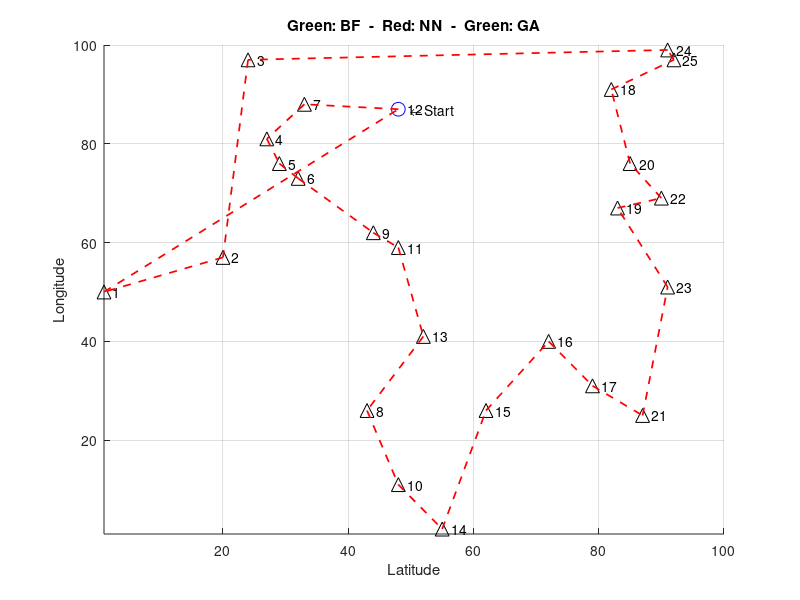

Here is the MATLAB script that generated this plot: (Note: this script raises an error after producing the figure.)
% TSP
% Kai Brooks
% github.com/kaibrooks
% Jun 2019
%
% Solves the travelling salesman problem
%
% Green: BF method
% Red:   NN method
% Blue:  GA method

% Options are below, enable/disable various algorithms, such as disabling
% BF method when n > 12
%
% Algorithm basics:
%   Bruteforce (green)
%   Computes every possible combination of routes, finds the lowest
%
%   Nearest-neighbor (red)
%   Finds closest point to current point, loops back to start at end
%
%   Genetic Algorithm (blue)
%   Attemps many possible routes, takes the best of those and tries
%   again with a new set of similar routes
%   Note:

% Init
clc
close all
clear all
format
rng('default')


%% --- Options ------------------------------------------------------------
%  --- Main Options -------------------------------------------------------
maxCities = 25;          % (default 9) number of cities to visit, this is the 'n'
gifOutput = 0;          % enables gif output and generation, slows rendering
filename = 'tsp.gif';   % output filename for the gif
verbose = 0;            % (default 0) outputs a pile of text while running

% Algorithm enables (with all disabled, just generates the map)
bf = 0;                   % bruteforce algorithm
nn = 1;                   % nearest-neighbor algorithm
gena = 1;                 % genetic algorithm

% genetic algorithm selection processes
gaRandomCrossover = 0;    % random crossover variant
gaOrderedCrossover = 1;   % ordered crossover variant

% --- Advanced options and generator settings -----------------------------

outputResults = 1;       % (default 1) shows analysis at completion

gaSelectionFactor = 2;      % (default 2) fractional number of members to select each epoch (eg: 3 = 1/3 of members)
gaInitPopSize = 100;         % (default 180, min 16) population for genetic algorithm
gaMutationRate = 0.01;      % (default 0.01) mutate this portion of the population (0.01 = 1%)
gaMaxGenerations = 500;    % (default 500 number of times ga generates new pop
gaElitism = 0.2;            % (default 0.2, max 0.4) elitism, in %. 0 to disable

bfTickSize = 10000;     % (default 10000) tick size for timing BF algorithm. Higher numbers = more accuracy, slower to display estimate

minLoc = 1;             % (default 1) minimum coordinate to generate for city locations
maxLoc = 100;           % (default 100) maximum coordinate to generate for city locations
plotMarkerSize = 10;    % (default 10) size of markers on map
showLabels = 1;         % (default 1) display city numbers on plot


attempts = 100;         % number of attempts to bruteforce the solution before giving up
maxCpuTime = 100;       % max loops various functions will use before giving up and moving on

% --- Zero other variables (do not modify) --------------------------------

totalDist = 0;          % total distance travelled
gifWritten = 0;         % one-time check for gif creation

o_nn = 0;               % big o for nearest neighbor method
o_bf = 0;               % big o for bruteforce method
o_ga = 0;
nn_distance = 0;        % total minimum distance
bf_distance = 0;
ga_distance = 0;
bf_time = 0;            % time to run algorithm
nn_time = 0;
ga_time = 0;

nnSecs = 0;
bruteforce_minimum_vec = 0;

%% --- Program start ------------------------------------------------------

% Generate points
cities = randi([minLoc, maxLoc],2,maxCities); % generate matrix
cities = rot90(cities);  % rotate to form cities(x1,y1) for each point
cities = unique(cities,'rows'); % remove duplicate entries

if (length(cities) ~= maxCities)
    fprintf('*** Generated duplicate city coordinates, pruning %i entries.\n*** New maxCities = %i \n', maxCities - length(cities), length(cities))
end

maxCities = length(cities);  % shorten everything else if we don't have enough cities


startingCity = randi(maxCities);    % randomize starting city
currentCity = startingCity;         % and remember its where we started

visited = zeros([maxCities],1);     % boolean to mark each visited city
visited(currentCity) = 1;           % we're already in our city, so mark it

visitedOrder = zeros([maxCities],1); % vector to store the order which we visited each city
visitedOrder(currentCity) = 1;      % mark out starting city on the path

% Create figure
f = figure('Name','Stacked Routes','units','normalized','NumberTitle','off');%,'outerposition',[0 0 1 1]);
axis tight manual % this ensures that getframe() returns a consistent size
title('Green: BF  -  Red: NN  -  Green: GA')

xlabel('Latitude')
ylabel('Longitude')

hold on
grid on

xlim([minLoc maxLoc])
ylim([minLoc maxLoc])

txt = '    \leftarrow Start';

% Plot cities
for i=1:maxCities
    
    if i == startingCity
        plot(cities(i,1),cities(i,2),'bo','MarkerSize',plotMarkerSize)
        
    else
        plot(cities(i,1),cities(i,2),'k^','MarkerSize',plotMarkerSize)
    end
    if showLabels, text(cities(i,1),cities(i,2),sprintf('   %i', i)), end
    
end

txt = '    \leftarrow Start';
text(cities(startingCity,1),cities(startingCity,2),txt)

% --- Algorithms ----------------------------------------------------------

%% Bruteforce algorithm (bf)
if bf
    fprintf('Generating bf pathing matrix...\n')
    % Create gigantic bruteforce path matrix: o(n!)
    arr = [2:maxCities];
    bfVisitOrder = perms(arr);
    bfVisitOrder = rot90(bfVisitOrder); % flip it to make indexing easier
    
    arr = ones(1,length(bfVisitOrder)); % create array of 1's
    bfVisitOrder = [arr;bfVisitOrder];  % append to the beginning
    
    % Add original city back onto end to complete the loop
    for i = 1:length(bfVisitOrder)
        bfVisitOrder(maxCities+1,i) = bfVisitOrder(1,i);
    end
    
    bf_omax = numel(bfVisitOrder); % get total size of matrix
    bfEstimatedTime = 0;    % zero the estimation before starting the loop
    %minDist = maxLoc^2;  % starting minimum distance
    % while sum(visited) < maxCities
    
    for j=1:length(bfVisitOrder)
        o_bf = o_bf + 1;
        
        if j==1,tic,end % start the clock on 2
        
        for i=1:maxCities
            o_bf = o_bf + 1;
            
            a = [cities(bfVisitOrder(i,j),1),cities(bfVisitOrder(i,j),2)];
            b = [cities(bfVisitOrder(i+1,j),1),cities(bfVisitOrder(i+1,j),2)];
            
            checkDistance = [a;b]; % select two points
            distance = pdist(checkDistance,'euclidean');   % find distance between them
            %distance = floor(distance); % truncate
            totalDist = totalDist + distance;
            
            bfSegmentDistances(i,j) = distance;
            
        end
        
        if j==bfTickSize
            timing = toc;
            bfEstimatedTime = timing*(length(bfVisitOrder)/bfTickSize) % timing*((length(bfVisitOrder)-bfTickSize)/bfTickSize) for 'time remaining as of this timing'
            bfTimeTicks = length(bfVisitOrder)/bfTickSize;
        end
        
        bfDistances(j) = totalDist; % store the total path length
        totalDist = 0;              % reset for the next run
        
        % Output running information
        if ~verbose, clc, end
        fprintf('Starting BF for n=%i, O(n!)=%i \n',maxCities, bf_omax)
        
        if length(bfVisitOrder) > bfTickSize % only display if enough data to estimate
            if bfEstimatedTime > 0
                fprintf('Estimated runtime: %s\n',formatTime(bfEstimatedTime))
            else
                fprintf('Estimated runtime: (Sampling %i more times..)\n',bfTickSize-j)
            end
        end
        fprintf('Current runtime  : %s\n',formatTime(toc))
        fprintf('Computing optimal route... %.2f%% \n', (o_bf / bf_omax) * 100)
        
    end % end of loop
    
    % Find min value
    [bfMinDist,bfMinIndex] = min(bfDistances);
    %bruteforce_path_taken = bfVisitOrder(:,bfMinIndex)
    
    %min(bfDist)
    %bfDist(j)
    
    %bfDist
    %     bfMinIndex
    %     bfDistances(bfMinIndex)
    bf_distance = bfMinDist;    % save for comparison
    
    % Plot it
    for i=1:maxCities
        
        a = [cities(bfVisitOrder(i,bfMinIndex),1), cities(bfVisitOrder(i,bfMinIndex),2)];
        b = [cities(bfVisitOrder(i+1,bfMinIndex),1), cities(bfVisitOrder(i+1,bfMinIndex),2)];
        
        x = [a(1), b(1)];
        y = [a(2), b(2)];
        plot(x,y,'g','LineWidth',plotMarkerSize/6)
        
        
        %bfVisitOrder(i:4,bfShortest) gives path
        
    end
    bfSecs = toc;
    if bfSecs > 0
        hours = 0;
        mins = 0;
        secs = 0;
        
        mins = floor(bfSecs / 60);
        secs = (rem(bfSecs, 60));
        
        if mins > 60
            hours = floor(mins / 60);
            mins = mins - (hours*60);
        end
        
        bf_time = sprintf('%ih%im%.0fs',hours,mins,secs); % format time
    end
    
    %fprintf('BF method complete in %.2f seconds\n', toc)
end

% Clear variables between runs
totalDist = 0;
minDist = 0;

%% Nearest Neighbor Algorithm
if nn
    fprintf('Computing nearest neighbor route...\n')
    for j = 2:maxCities
        if j==2,tic,end % start the clock on 2
        
        o_nn = o_nn + 1;
        
        ccLoc = [cities(currentCity,1), cities(currentCity,2)]; % coords of current city
        
        minDist = maxLoc^2;   % starting distance, make maximum possible
        
        for i = 1:maxCities
            o_nn = o_nn + 1;
            
            if visited(i), continue, end % skip cities we've visited
            
            a = ccLoc;  % current city coordinates
            b = [cities(i,1),cities(i,2)];
            
            checkDistance = [a;b]; % select two points
            
            distance = pdist(checkDistance,'euclidean');    % find distance between them
            
            % Draw decision lines
            if gifOutput
                % Draw 'decision' line
                x = [cities(currentCity,1), cities(i,1)];
                y = [cities(currentCity,2), cities(i,2)];
                
                h = plot(x,y,'c:','LineWidth',plotMarkerSize/6);
                uistack(h,'bottom');
                
                drawnow
                % Capture the plot as an image
                title("" + o_nn)
                if  gifWritten == 0
                    gifWritten = 1;
                    gif(filename,'DelayTime',0.01,'LoopCount',1,'frame',gcf)
                else
                    gifWritten = 1;
                    gif
                end
            end
            
            if distance < minDist
                minDist = distance;
                nextCity = i;
                nextLoc = [cities(i,1),cities(i,2)];
            end
            
            
        end
        
        if j == maxCities+1
            a = [cities(maxCities,1),maxCities(2)];  % current city coordinates
            b = [cities(1,1),cities(1,2)];
            
            checkDistance = [a;b]; % select two points
            distance = pdist(checkDistance,'euclidean');   % find distance between them
            totalDist = totalDist + distance;
        end
        
        %  what we found for the next move
        minDist;
        nextCity;
        nnVisitOrder(j,:) = nextCity;   % this starts writing on 2, which is fine because 1 gets added at the end
        
        %fprintf('Moving to city %i with a distance of %.2f \n',nextCity,minDist)
        
        % Plot line to shortest next, vector 1 is both x's, 2 is both y's
        x = [cities(currentCity,1), cities(nextCity,1)];
        y = [cities(currentCity,2), cities(nextCity,2)];
        plot(x,y,'r--','LineWidth',plotMarkerSize/8)
        
        %txt = 'Next \rightarrow  ';
        %text(cities(nextCity,1),cities(nextCity,2),txt,'HorizontalAlignment','right')
        
        % Update for next loop
        currentCity = nextCity;
        visited(nextCity) = 1;
        visitedOrder(j) = nextCity;
        minDist; % verbose
        totalDist = totalDist + minDist;
        
        % Break if we've visited everything
        if sum(visited) == maxCities, break, end
        
    end
    
    % Complete the loop
    
    a = [cities(currentCity,1), cities(currentCity,2)];  % current city coordinates
    b = [cities(startingCity,1),cities(startingCity,2)];
    
    checkDistance = [a;b]; % select two points
    distance = pdist(checkDistance,'euclidean');
    minDist;
    totalDist = totalDist + distance; % Update total distance once more
    
    x = [cities(currentCity,1), cities(startingCity,1)];
    y = [cities(currentCity,2), cities(startingCity,2)];
    plot(x,y,'r--','LineWidth',plotMarkerSize/8)
    
    if gifOutput
        drawnow
        gif
    end
    
    nn_distance = totalDist;
    
    nn_time = formatTime(toc);
    
    % add missing entries
    nnVisitOrder(1) = startingCity;        % add starting city
    nnVisitOrder(end+1) = nnVisitOrder(1); % add loopback
    
end

% Clear variables between runs
totalDist = 0;
minDist = 0;

%% Genetic Algorithm
if gena
    gaFitnessMean = 0;
    fprintf('Creating genes...\n')
    % create genes
    linearPath = [1:maxCities];
    
    for i=1:gaInitPopSize
        gaVisitOrder(i,:) = linearPath(randperm(length(linearPath)));
    end
    
    % shift matrix so starting city is correct
    for i=1:gaInitPopSize
        k = find(gaVisitOrder(i,:) == startingCity);
        gaVisitOrder(i,:) = circshift(gaVisitOrder(i,:), (maxCities+1) - k);
    end
    
    % copy first entry and place it on back
    arr = ones(1,gaInitPopSize);
    arr = arr * startingCity;
    
    gaVisitOrder;
    gaVisitOrder = flip(rot90(gaVisitOrder)); % rearrange for visitation reasons
    gaVisitOrder = [gaVisitOrder;arr];
    
    % dont add remaining city, just go back to it and let the ga sort it out?
    fprintf('Starting algorithm...\n')
    for gaGeneration=1:gaMaxGenerations
        o_ga = o_ga + 1;
        if gaGeneration==1,tic,end % start the clock
        
        % calculate lengths of each option
        for j=1:gaInitPopSize
            o_ga = o_ga + 1;
            
            for i=1:maxCities % if -1 because we loop back around instead of indexing the path back to start
                o_ga = o_ga + 1;
                
                a = [cities(gaVisitOrder(i,j),1),cities(gaVisitOrder(i,j),2)];
                b = [cities(gaVisitOrder(i+1,j),1),cities(gaVisitOrder(i+1,j),2)];
                
                checkDistance = [a;b]; % select two points
                distance = pdist(checkDistance,'euclidean');   % find distance between them
                %distance = floor(distance); % truncate
                totalDist = totalDist + distance;
                
                gaSegmentDistances(i,j) = distance;
                
            end
            
            % timing
            %         if j==bfTickSize
            %             timing = toc;
            %             bfEstimatedTime = timing*(length(bfVisitOrder)/bfTickSize) % timing*((length(bfVisitOrder)-bfTickSize)/bfTickSize) for 'time remaining as of this timing'
            %             bfTimeTicks = length(bfVisitOrder)/bfTickSize;
            %         end
            
            gaDistances(j) = totalDist; % store the total path length
            totalDist = 0;              % reset for the next run
            
            % Output running information
            %         clc
            %         fprintf('Starting BF for n=%i, O(n!)=%i \n',maxCities, bf_omax)
            %
            %         if length(bfVisitOrder) > bfTickSize % only display if enough data to estimate
            %             if bfEstimatedTime > 0
            %                 fprintf('Estimated runtime: %s\n',formatTime(bfEstimatedTime))
            %             else
            %                 fprintf('Estimated runtime: (Sampling %i more times..)\n',bfTickSize-j)
            %             end
            %         end
            %         fprintf('Current runtime  : %s\n',formatTime(toc))
            %         fprintf('Computing optimal route... %.2f%% \n', (o_bf / bf_omax) * 100)
            
        end % end of loop
        
        % normalize values for selection process (vector sum = 1)
        if verbose, gaVisitOrder, end
        if verbose, gaDistances, end
        gaFitness = gaDistances ./ norm(gaDistances,1);
        preMean = mean(gaFitness);
        if verbose, gaFitness, end
        
        
        % ** select members
        selected = zeros(1,gaInitPopSize);
        
        % use elitism to ensure high performers breed
        if gaElitism > 0
            % this automatically selects the top members and kills off the
            % bottom members
            
            gaElites = ceil(gaElitism*gaInitPopSize); % number of members who are elites
            
            % mark worst performers
            for i = 1:gaElites
                [q tempToDelete(i)] = min(gaFitness);
                gaFitness(tempToDelete(i)) = 2;  % maxing value so it doesn't get picked again
            end
            
            % kill off 'marked' worst performers
            for i = 1:length(tempToDelete)
                [q w] = max(gaFitness);
                gaFitness(w) = 0;
            end
            
            clear q;
            clear w;
            
            % select the best performers
            for i = 1:gaElites
                [q w] = max(gaFitness);
                selected(w) = 1;
                gaFitness(w) = 0;
            end
            
            clear q;
            clear w;
            
        end
        
        
        while sum(selected) < (gaInitPopSize/gaSelectionFactor) % run until it selects 1/selectionFactor of the members
            a = rand();
            for i = 1:gaInitPopSize;
                a = a - gaFitness(i);
                %fprintf('%.4f - %.4f\n',a,gaFitness(i))
                if a < 0
                    %fprintf('Selected:  %i\n',i)
                    gaFitness(i) = 0;
                    selected(i) = 1;
                    break
                end
            end
        end
        
        
        
        % get parents chromosomes
        tempMean = 0;
        k = 0;
        for i = 1:gaInitPopSize
            if gaFitness(i)
                k = k + 1;     % write to the correct indexes to prevent zero values
                gaParentChrom(:,k) = gaVisitOrder(:,i); % write parents chromosomes for use in breeding
                tempMean(k) = gaFitness(i); % capture mean for statistical reasons
            end
        end
        
        postMean = mean(tempMean(tempMean ~= 0));
        %postMean
        %t=t+1; % write correct index in gaFitnessMean;
        gaFitnessMean(gaGeneration) = postMean;
        if gaGeneration > 1
            if verbose
                fprintf('%i \t Mean %.8f -> %.8f (%.8f change)\n',gaGeneration, gaFitnessMean(gaGeneration-1), gaFitnessMean(gaGeneration), postMean/preMean)
            else
                if ~verbose, clc, end
                fprintf('Computing Genetic Algorithm... %.2f%%\n', (gaGeneration/gaMaxGenerations)*100)
            end
        end
        
        % breed new population
        %for j = 1:gaInitPopSize/4
        %gaParentChrom
        popNeeded = gaInitPopSize;
        k = 0; % indexing fix
        hit = 0;
        miss = 0;
        
        % random swap subalgorithm
        if gaRandomCrossover
            while popNeeded > 0
                
                for i = 2:maxCities   % = 2:n because the start and end cities never change
                    parenta = gaParentChrom(i,1);
                    parentb = gaParentChrom(i,2);
                    
                    if round(rand) == 1
                        newMember(i) = parenta;
                    else
                        newMember(i) = parentb;
                    end
                    
                    if verbose, fprintf('Mix %i and %i -> %i\n' ,parenta,parentb,newMember(i)), end
                end
                
                if length(unique(newMember)) == length(newMember)
                    k=k+1;
                    popNeeded = popNeeded -1;
                    newPop(k,:) = newMember;
                    hit = hit+1;
                else
                    miss = miss+1;
                    fprintf('%i miss on newmember...\n',miss)
                end
                
            end
            
            
            if verbose, newPop = unique(newPop,'rows'), end
            
        end
        
        
        %     parenta = gaParentChrom(i,1);
        %     parentb = gaParentChrom(i,2);
        %
        if gaOrderedCrossover
            gaVisitOrder = zeros(9,1); % clear visit order for new writing
            oldCrossoverPoint = 0;
            crossoverPoint = 0;
            
            [parentHeight parentLength] = size(gaParentChrom);
            
            %gaParentChrom
            
            for k=1:30 %while size(newPop,2) < gaInitPopSize ??? why 1:30? fix this ending index
                
                while oldCrossoverPoint == crossoverPoint % loop until new crossover point from last time
                    crossoverPoint = randi([2 parentHeight-2]); % ignore first and last entries since those are start/loop paths
                    if verbose, crossoverPoint, end
                end
                
                for j = 1:2:parentHeight-1
                    %clear childa, clear childb;
                    
                    childPart1 = gaParentChrom(1:crossoverPoint,j); % first half of chromosome
                    tempChild = gaParentChrom(:,j+1);               % temp store entire other parent
                    
                    % check second parent gene-by-gene, add non-duplicates in order of appearance
                    for i = 2:length(tempChild)
                        if verbose, fprintf('Checking for duplicate alele: %i\n',tempChild(i)), end
                        if ~ismember(tempChild(i),childPart1)
                            if verbose, fprintf('Adding %i to chromosome\n',tempChild(i)), end
                            childPart2(i,1) = tempChild(i);
                        end
                    end
                    
                    childPart2 = childPart2(childPart2 ~= 0);
                    
                    %childPart1
                    %childPart2
                    
                    newChild = [childPart1;childPart2;childPart1(1)];
                    
                    newPop(:,ceil(j/gaSelectionFactor)) = newChild;         % ceil to remove every other column of zeroes
                    
                    clear childPart*;          % flush old data
                    clear temp*;
                    
                end
                
                % write new visit order
                if sum(gaVisitOrder(:,1)) == 0  % if first time written
                    gaVisitOrder = newPop;
                else
                    gaVisitOrder = cat(2,gaVisitOrder,newPop);
                end
                oldCrossoverPoint = crossoverPoint; % store this to ensure a different point next time
            end
            
            %gaVisitOrder
            
        end % end of ordered crossover algorithm
        
        % *** mutate (should be a function, args of mutationType, mutationRate, initPopSize...)
        
        % mutations: random reset, single swap, selection scramble, selection inversion
        gaMutationType = 1;   % TODO put this in the header
        
        
        mutateNum = ceil(gaInitPopSize * gaMutationRate); % number of individuals to mutate
        
        % generate chromisome indexes to mutate
        for i = 1:mutateNum %TODO unique numbers each time
            mutIndex(i) = randi(gaInitPopSize);    % member to mutate
            childMut(:,i) = gaVisitOrder(:,mutIndex(i));
        end
        
        if gaMutationType == 1 % random reset
            
            childMut(end,:) = [];   % delete loopback entry so array is unique
            
            for i=1:mutateNum
                
                childMut(:,i) = randperm(maxCities);
                
                % shift matrix so starting city is correct
                k = find(childMut(:,i) == startingCity);
                childMut(:,i) = circshift(childMut(:,i), (maxCities+1) - k);
                
            end
            
            % copy first entry and place it on back (path loopback)
            arr = ones(1,mutateNum);   % array to write entire row at once
            arr = arr * startingCity;
            childMut(end+1,:) = arr;    % append new entry
            
            if verbose
                fprintf('New mutation (displayed concatenated): [');
                fprintf('%g ', childMut);
                fprintf(']\n');
            end
            
            % write mutations back into population
            for i=1:mutateNum
                gaVisitOrder(:,mutIndex(i)) = childMut(:,i);
            end
            
            
        end %end random reset algorithm
        
    end % end gaMaxGenerations
    
    ga_time = formatTime(toc);
    
    
    % plot highest fitness route, capture ga = totalDist
    for i=1:maxCities
        
        [ga_distance gaMinIndex] = max(gaDistances);
        
        a = [cities(gaVisitOrder(i,gaMinIndex),1), cities(gaVisitOrder(i,gaMinIndex),2)];
        b = [cities(gaVisitOrder(i+1,gaMinIndex),1), cities(gaVisitOrder(i+1,gaMinIndex),2)];
        
        x = [a(1), b(1)];
        y = [a(2), b(2)];
        plot(x,y,'b--','LineWidth',plotMarkerSize/6)
        
        
        %bfVisitOrder(i:4,bfShortest) gives path
        
    end
    
    
    
    % plot historical fitness
    figure('Name','Genetic Algorithm Performance','NumberTitle','off');
    
    hold on
    grid on
    gaPlotX = [1:gaGeneration]; % make a linear axis for plotting
    plot(gaPlotX,gaFitnessMean,'k.','MarkerSize',plotMarkerSize)
    
    %x = 1:10;
    %y1 = x + randn(1,10);
    %scatter(x,y1,25,'b','*')
    p = polyfit(gaPlotX,gaFitnessMean,1);
    yfit = p(1)*gaPlotX+p(2);
    plot(gaPlotX,yfit,'b-','MarkerSize',plotMarkerSize*1.5);
    gaFitnessSlope = p(1);
    xlabel('Generation')
    ylabel('Fitness')
    legend('Avg Generational Fitness',['Slope = ',num2str(gaFitnessSlope)])
    title('Genetic Algorithm Performance')
    %title(['Slope is ',num2str(gaFitnessSlope)])
    
end % end of ga

%% ---- Subplot Figure
figure('Name','Split Routes','NumberTitle','off');

axis tight manual

if bf
subplot(2,2,1)
grid on
hold on
xlim([minLoc maxLoc])
ylim([minLoc maxLoc])
title('BF')

% BF

    for i=1:maxCities
        
        if i == startingCity
            plot(cities(i,1),cities(i,2),'bo','MarkerSize',plotMarkerSize/2)
            
        else
            plot(cities(i,1),cities(i,2),'k^','MarkerSize',plotMarkerSize/2)
        end
    end
    for i=1:maxCities
        a = [cities(bfVisitOrder(i,bfMinIndex),1), cities(bfVisitOrder(i,bfMinIndex),2)];
        b = [cities(bfVisitOrder(i+1,bfMinIndex),1), cities(bfVisitOrder(i+1,bfMinIndex),2)];
        x = [a(1), b(1)];
        y = [a(2), b(2)];
        plot(x,y,'g','LineWidth',plotMarkerSize/8)
    end
    
    subplot(2,2,4)
    grid on
    hold on
    xlim([minLoc maxLoc])
    ylim([minLoc maxLoc])
    title('GA')
end

% GA
if gena
    for i=1:maxCities
        
        if i == startingCity
            plot(cities(i,1),cities(i,2),'bo','MarkerSize',plotMarkerSize/2)
            
        else
            plot(cities(i,1),cities(i,2),'k^','MarkerSize',plotMarkerSize/2)
        end
    end
    for i=1:maxCities
        a = [cities(gaVisitOrder(i,gaMinIndex),1), cities(gaVisitOrder(i,gaMinIndex),2)];
        b = [cities(gaVisitOrder(i+1,gaMinIndex),1), cities(gaVisitOrder(i+1,gaMinIndex),2)];
        x = [a(1), b(1)];
        y = [a(2), b(2)];
        plot(x,y,'b','LineWidth',plotMarkerSize/8)
    end
    
    subplot(2,2,3)
    grid on
    hold on
    xlim([minLoc maxLoc])
    ylim([minLoc maxLoc])
    title('NN')
end

% NN
if nn
    for i=1:maxCities
        
        if i == startingCity
            plot(cities(i,1),cities(i,2),'bo','MarkerSize',plotMarkerSize/2)
            
        else
            plot(cities(i,1),cities(i,2),'k^','MarkerSize',plotMarkerSize/2)
        end
    end
    for i=1:maxCities
        a = [cities(nnVisitOrder(i),1), cities(nnVisitOrder(i),2)];
        b = [cities(nnVisitOrder(i+1),1), cities(nnVisitOrder(i+1),2)];
        x = [a(1), b(1)];
        y = [a(2), b(2)];
        plot(x,y,'r','LineWidth',plotMarkerSize/8)
        
    end
end

%% ---- Results and Analysis ----------------------------------------------
if outputResults
    fprintf('\nTravelling done!\n')
    fprintf('------- Results -------\n')
    
    fprintf(1, 'Alg. |\tBF\t\tNN\t\tGA\n')
    fprintf(1, 'O(n) |\t%i\t\t%i\t\t%i\n', o_bf, o_nn, o_ga)
    fprintf(1, 'Dist.|\t%.2f\t\t%.2f\t\t%.2f\n', bf_distance, nn_distance, ga_distance')
    fprintf(1, 'Time |\t%s\t\t%s\t\t%s\n', bf_time, nn_time, ga_time)
    fprintf('\n')
    fprintf('NN algorithm path is %.2fx (%.2f%%) longer and %.2fx computationally faster.\n',nn_distance/bf_distance, (abs(1-(nn_distance/bf_distance)))*100, o_bf/o_nn)
end

%% ----- Functions --------------------------------------------------------
function t=formatTime(secs);
% Input seconds, output formatted '_h_m_s'

if secs == 0
    t=sprintf('(no time available)');
    return
elseif secs < 1
    t=sprintf('<1s');
    return
else
    hours = 0;
    minutes = 0;
    seconds = 0;
    minutes = floor(secs / 60);
    seconds = rem(secs, 60);
    if minutes > 60
        hours = floor(minutes / 60);
        minutes = minutes - (hours*60);
    end
    t=sprintf('%ih%im%.0fs',hours,minutes,seconds);
    return
end
end
